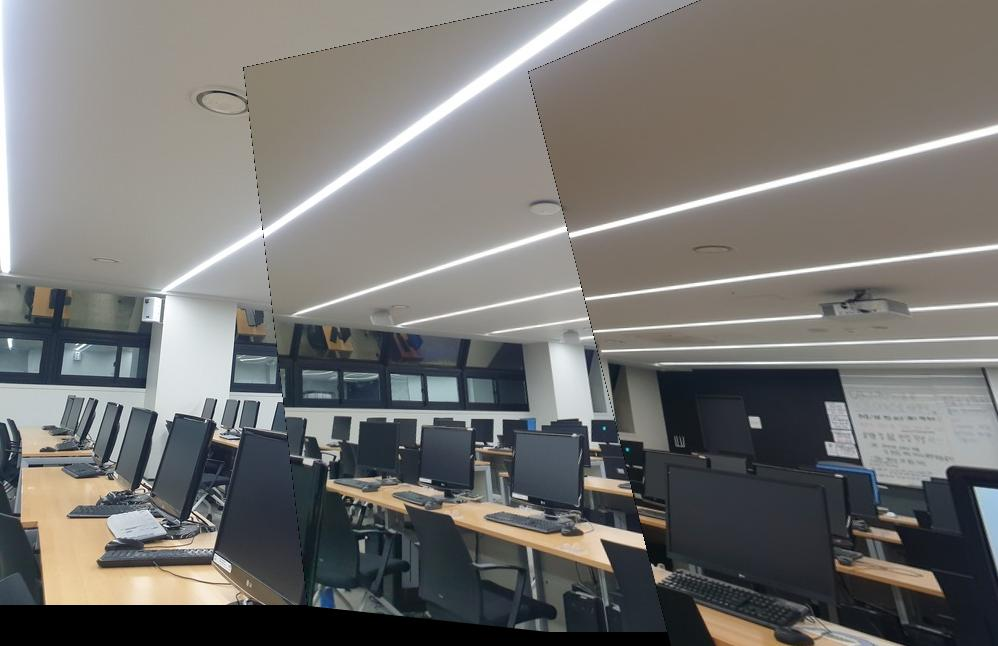
#> input picture img/DLT.jpg, 998 x 646 px; its folder holds only this picture in this run
$ python keypointsDetectorTest.py
#> lines starting #> are read from the running program, lines starting #| are printed output that depends on the picture
#> further down, img is the input picture: shape (646, 998, 3); mean B, G, R 112.5, 115, 116.4
import os
import cv2
import numpy as np
from glob import glob
from matplotlib import pyplot as plt


img_dir = './img'


def harris_corner(img):
    gray = cv2.cvtColor(img, cv2.COLOR_BGR2GRAY)
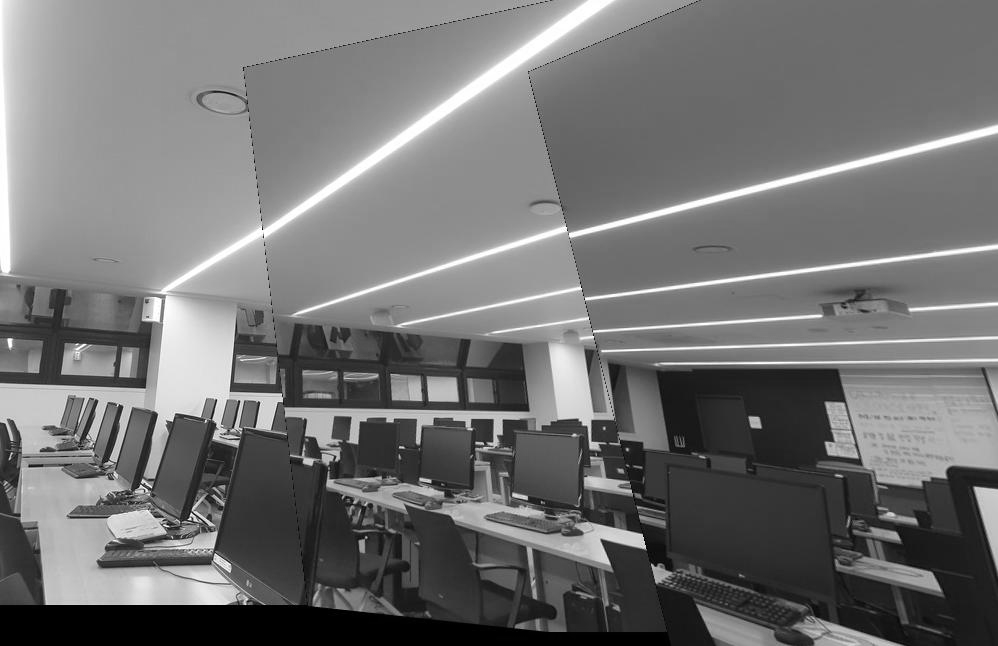
#> gray: shape (646, 998); min 0, max 255, mean 114.4
    dst = cv2.cornerHarris(gray, 5, 11, 0.04)
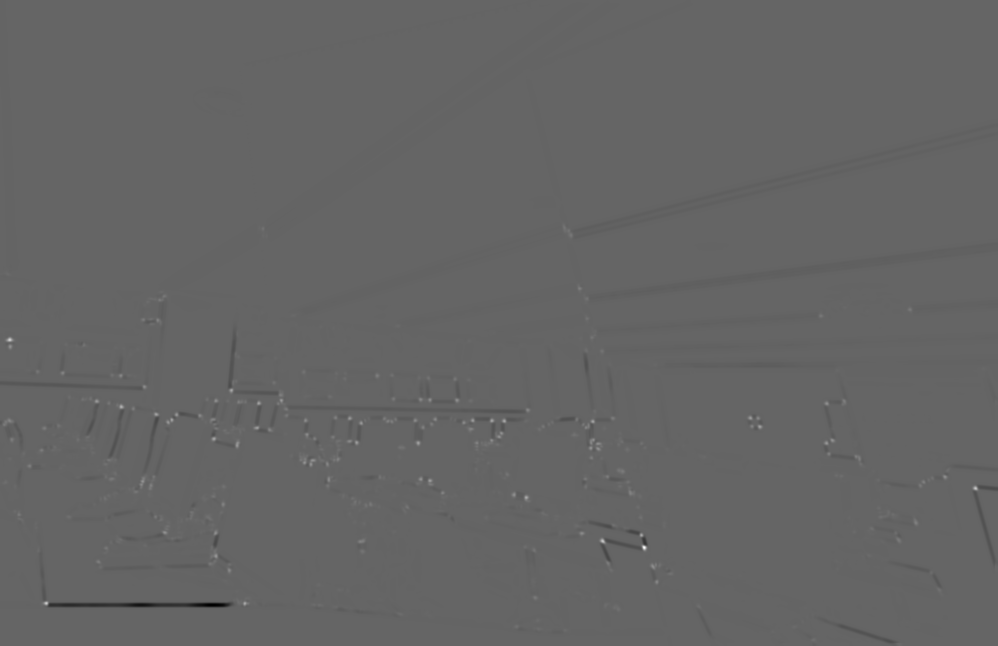
#> dst: shape (646, 998) float32; min -2287248, max 3487356, mean -4777.5; drawn with min black and max white
    dst = cv2.dilate(dst, None)
    harris = img.copy()
    harris[dst > 0.001 * dst.max()] = [255, 0, 255]
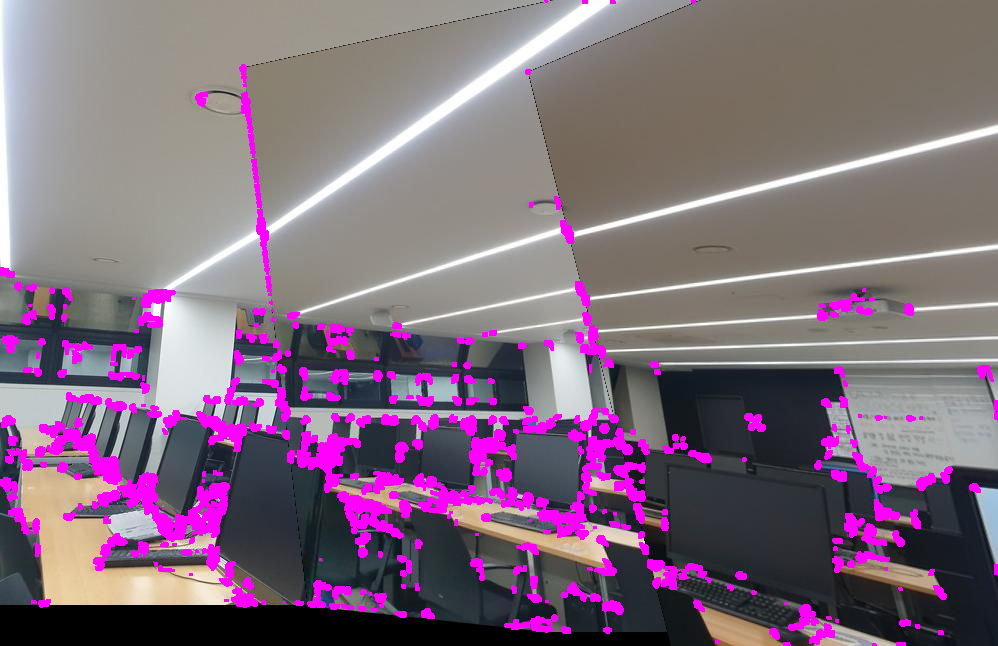
#> harris: shape (646, 998, 3); mean R, G, B 127.5, 107.2, 123.5
    return harris


def hough_line(img):
    gray = cv2.cvtColor(img, cv2.COLOR_BGR2GRAY)
    edges = cv2.Canny(gray, 50, 200)
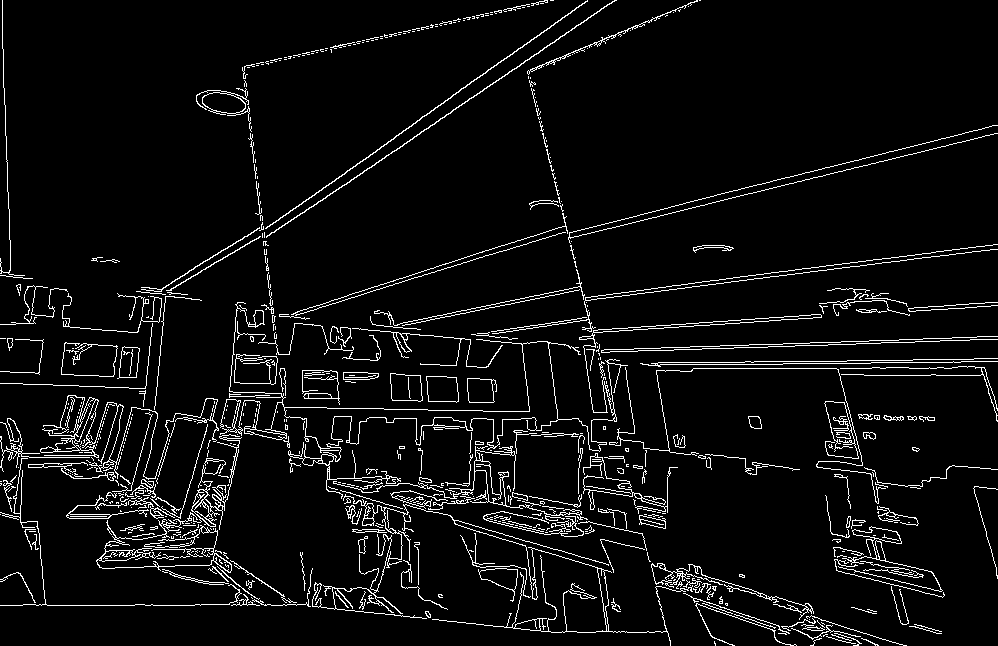
#> edges: shape (646, 998); 5.5% white in thin lines or dots
    linesP = cv2.HoughLinesP(edges, 1, np.pi / 180, 10, None, 30, 10)
#> linesP = 483 rows, first 6: [714, 348, 997, 339], [274, 59, 551, 0], [384, 409, 529, 411], [8, 192, 11, 276], [909, 311, 952, 308], [484, 494, 579, 523]
    hough = img.copy()
    if linesP is not None:
        for i in range(0, len(linesP)):
            l = linesP[i][0]
            cv2.line(hough, (l[0], l[1]), (l[2], l[3]), (0, 0, 255), 3, cv2.LINE_AA)
#> this loop made 483 passes
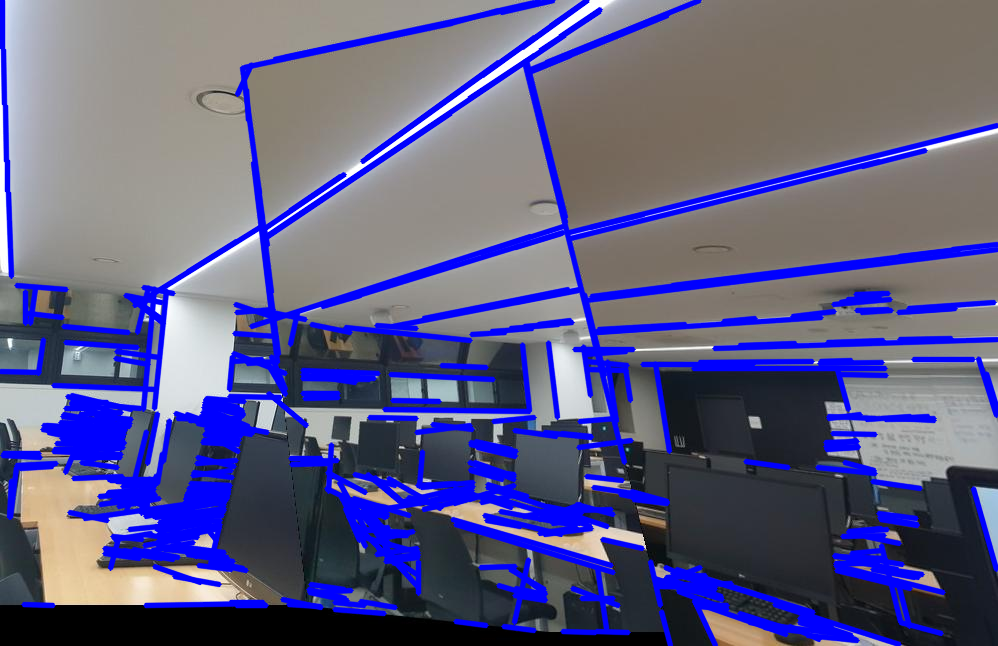
#> hough: shape (646, 998, 3); mean R, G, B 95.9, 94.3, 132.8
    return hough


def shi_tomasi(img):
    gray = cv2.cvtColor(img, cv2.COLOR_BGR2GRAY)
    corners = cv2.goodFeaturesToTrack(gray, 25, 0.01, 10)
#> corners = 25 rows, first 8: [191, 513], [151, 487], [215, 554], [216, 399], [140, 484], [258, 402], [245, 603], [239, 400]
    corners = np.intp(corners)
    shi_tomasi = img.copy()
    for i in corners:
        x, y = i.ravel()
        cv2.circle(shi_tomasi, (x, y), 3, 255, -1)
#> this loop made 25 passes
#> (x, y) on passes 1 to 12: (191, 513), (151, 487), (215, 554), (216, 399), (140, 484), (258, 402), (245, 603), (239, 400), (262, 229), (399, 447), (281, 401), (119, 405)
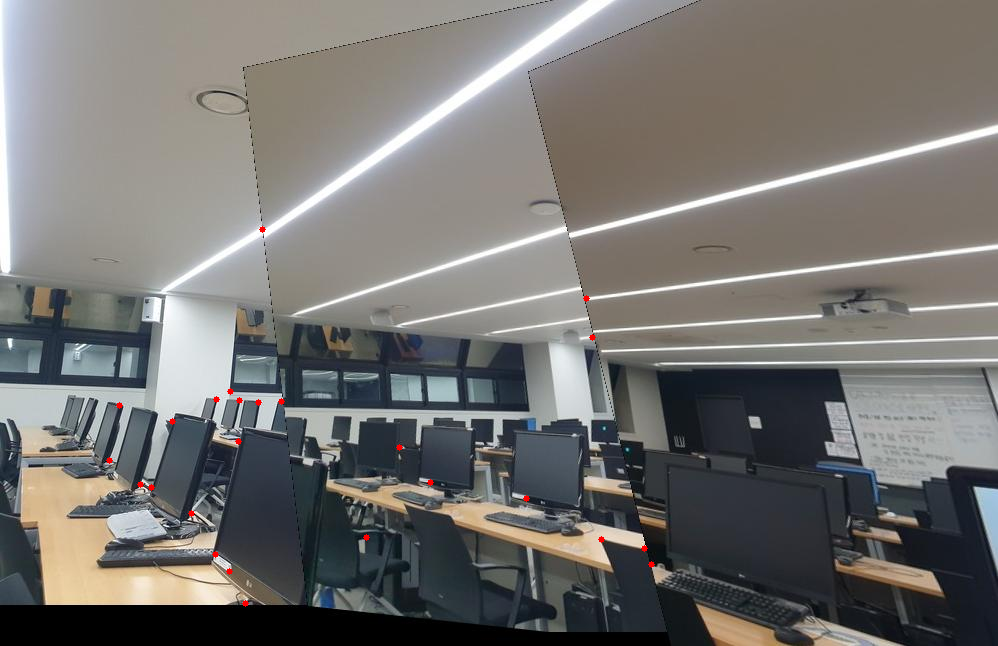
#> shi_tomasi: shape (646, 998, 3); mean R, G, B 116.5, 114.8, 112.3
    return shi_tomasi


def fast(img):
    fast = cv2.FastFeatureDetector_create()
    kp = fast.detect(img, None)
#> kp = 4548 keypoints; strongest (x, y, size): (262, 229, 7), (216, 400, 7), (239, 401, 7), (142, 480, 7)
    fast = cv2.drawKeypoints(img, kp, None, color=(255, 0, 0))
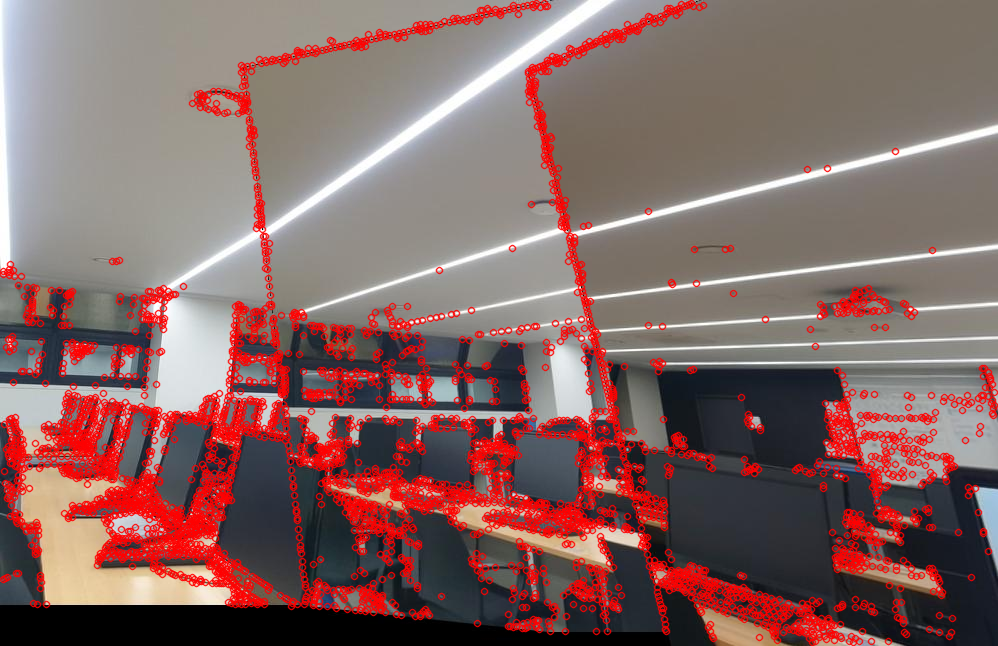
#> fast: shape (646, 998, 3); mean R, G, B 133.5, 102.6, 100.2
    return fast


if __name__ == '__main__':
    for img_path in glob(img_dir + '/*'):
        if '_result' in img_path:
            print('remove', img_path)
            os.remove(img_path)

    for img_path in glob(img_dir + '/*'):
        img = cv2.imread(img_path)
        img = cv2.cvtColor(img, cv2.COLOR_BGR2RGB)

        plt.figure()
        plt.subplot(2, 2, 1)
        plt.imshow(harris_corner(img))
        plt.title('Harris Corner')
        plt.axis('off')
        plt.subplot(2, 2, 2)
        plt.imshow(hough_line(img))
        plt.title('Hough Line')
        plt.axis('off')
        plt.subplot(2, 2, 3)
        plt.imshow(shi_tomasi(img))
        plt.title('Shi Tomasi')
        plt.axis('off')
        plt.subplot(2, 2, 4)
        plt.imshow(fast(img))
        plt.title('FAST')
        plt.axis('off')
        plt.savefig(img_path.split('/')[-1].split('.')[0] + '_result.jpg')
        plt.show()

$ run again, on img/e_mosaic1.jpg
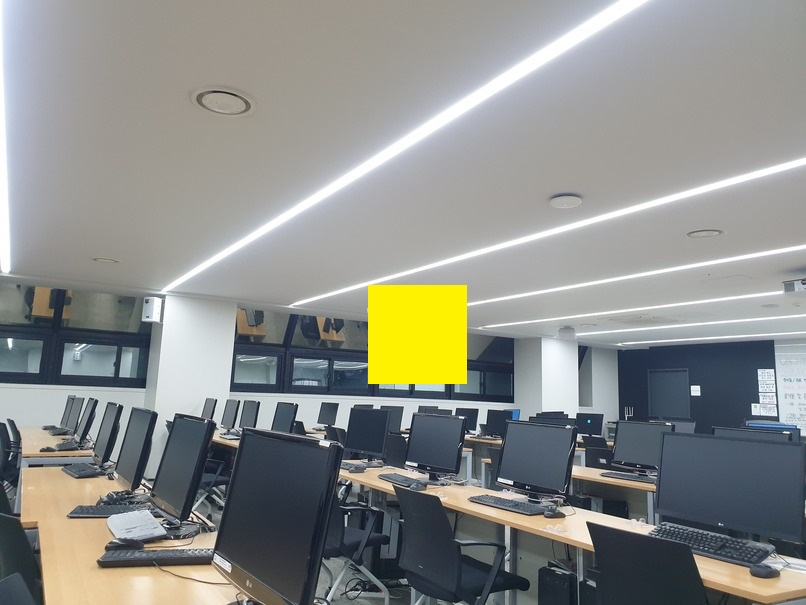
#> input picture img/e_mosaic1.jpg, 806 x 605 px
#> img is the input picture: shape (605, 806, 3); mean B, G, R 138.2, 142.2, 140.5
#> harris: shape (605, 806, 3); mean R, G, B 152.6, 132.5, 149.7
#> in hough_line, `edges = cv2.Canny(gray, 50, 200)`:
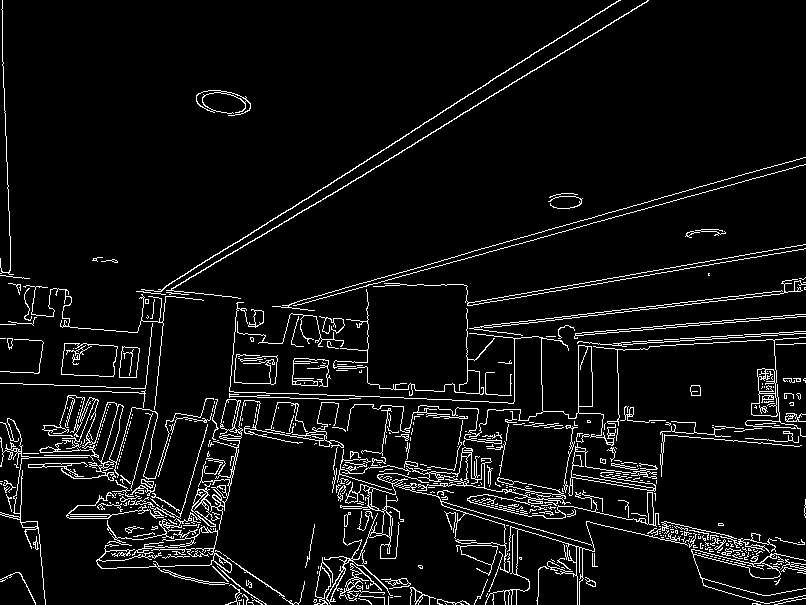
#> edges: shape (605, 806); 6.1% white in thin lines or dots
#> linesP = 466 rows, first 6: [461, 425, 504, 446], [143, 306, 469, 110], [654, 528, 684, 531], [495, 498, 547, 505], [229, 391, 451, 399], [117, 567, 157, 567]
#> the loop in hough_line, `for i in range(0, len(linesP)):` made 466 passes
#> corners = 25 rows, first 8: [416, 465], [408, 435], [151, 487], [191, 513], [587, 522], [512, 483], [406, 462], [349, 513]
#> the loop in shi_tomasi, `for i in corners:` made 25 passes
#> kp = 3579 keypoints; strongest (x, y, size): (216, 400, 7), (485, 423, 7), (349, 513, 7), (297, 405, 7)
#> in fast, `fast = cv2.drawKeypoints(img, kp, None, color=(255, 0, 0))`:
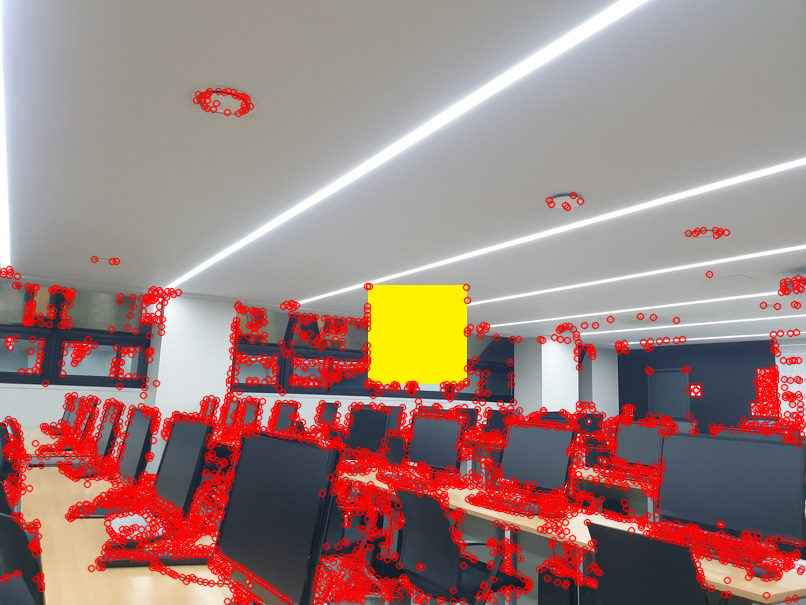
#> fast: shape (605, 806, 3); mean R, G, B 157.4, 129, 124.7

$ run again, on img/_mosaic1.png
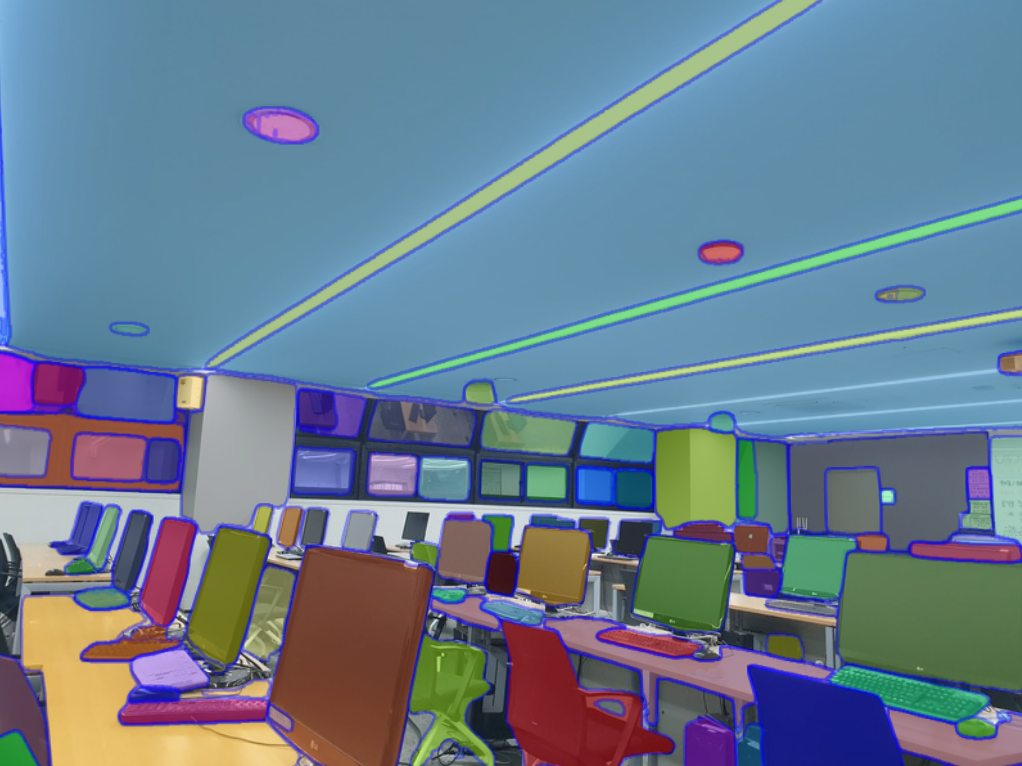
#> input picture img/_mosaic1.png, 1022 x 766 px
#> img is the input picture: shape (766, 1022, 3); mean B, G, R 143.7, 125, 104.8
#> harris: shape (766, 1022, 3); mean R, G, B 112.5, 119.8, 149.5
#> in hough_line, `edges = cv2.Canny(gray, 50, 200)`:
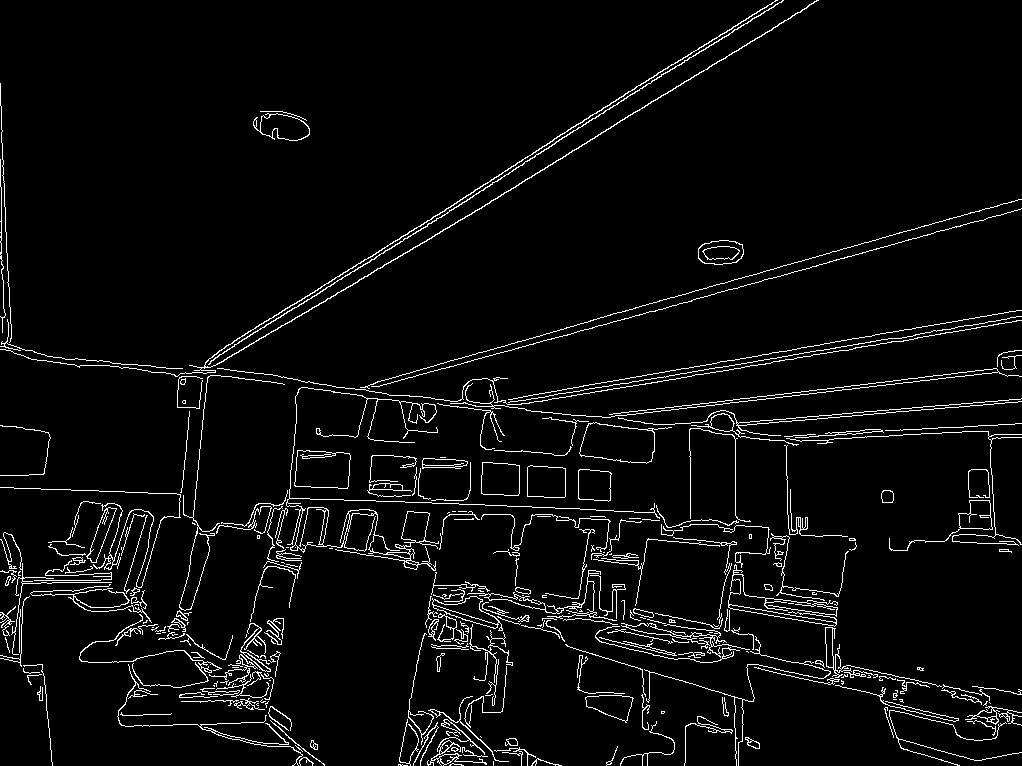
#> edges: shape (766, 1022); 4.4% white in thin lines or dots
#> linesP = 393 rows, first 6: [203, 373, 413, 247], [461, 584, 520, 600], [733, 426, 1021, 401], [826, 660, 943, 687], [738, 402, 965, 375], [460, 407, 980, 316]
#> the loop in hough_line, `for i in range(0, len(linesP)):` made 393 passes
#> corners = 25 rows, first 8: [437, 620], [239, 662], [428, 513], [592, 554], [46, 574], [6, 585], [177, 615], [211, 671]
#> the loop in shi_tomasi, `for i in corners:` made 25 passes
#> kp = 2590 keypoints; strongest (x, y, size): (209, 671, 7), (6, 584, 7), (240, 656, 7), (436, 620, 7)
#> in fast, `fast = cv2.drawKeypoints(img, kp, None, color=(255, 0, 0))`:
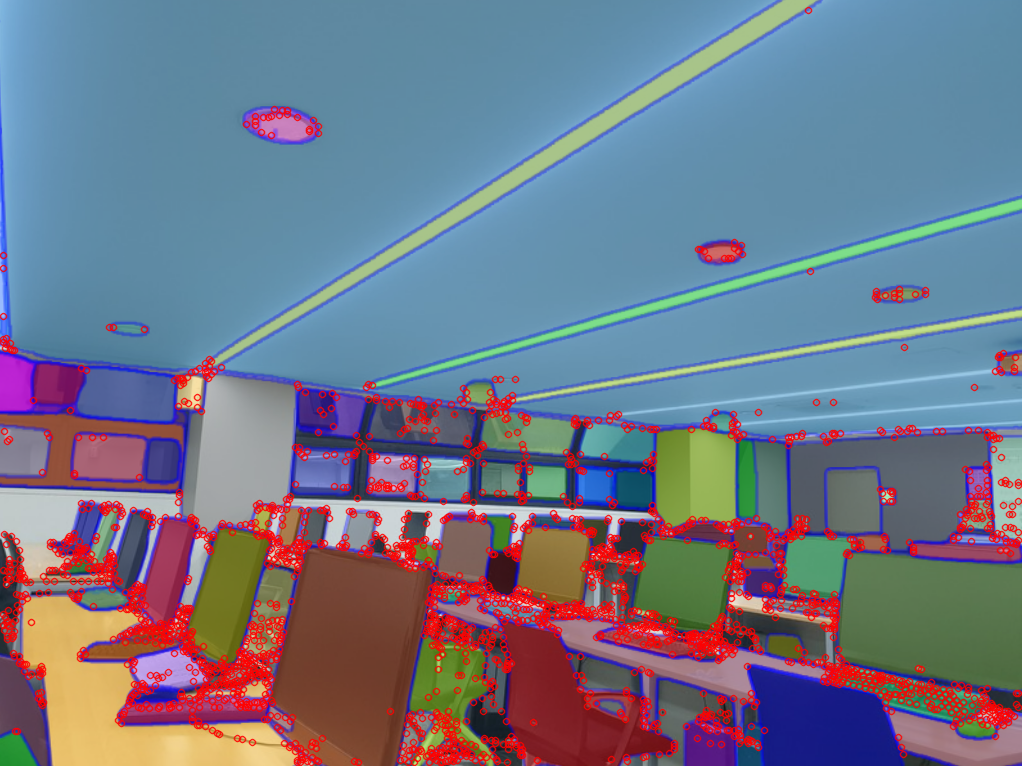
#> fast: shape (766, 1022, 3); mean R, G, B 114, 118.9, 135.7
